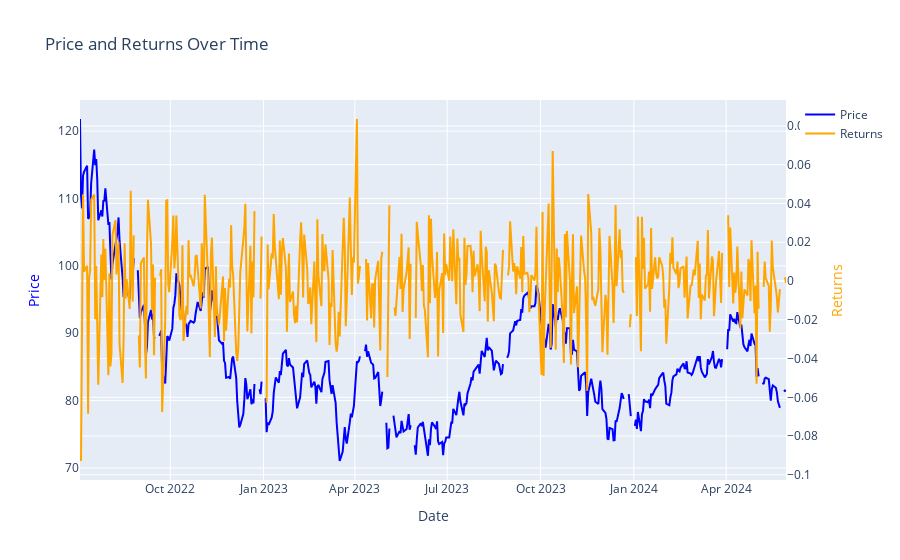

Notebook source saved alongside this figure:
### Code cell
# Get price and returns
price_df = pd.read_csv('../Data/DCOILBRENTEU.csv')
price_df['DATE'] = pd.to_datetime(price_df['DATE'])
price_df = price_df[(price_df['DATE'] > start_date) & (price_df['DATE'] < end_date)]

price_df.columns=['date', 'price']
price_df['returns'] = price_df['price'].pct_change(1, fill_method=None)
price_df.head()

# Create the figure object
fig = go.Figure()

# Add price trace on the left y-axis
fig.add_trace(go.Scatter(x=price_df['date'], y=price_df['price'], 
                         mode='lines', name='Price',
                         line=dict(color='blue')))

# Add returns trace on the right y-axis
fig.add_trace(go.Scatter(x=price_df['date'], y=price_df['returns'], 
                         mode='lines', name='Returns',
                         line=dict(color='orange'), yaxis='y2'))

# Create a secondary y-axis for returns
fig.update_layout(
    title='Price and Returns Over Time',
    xaxis=dict(title='Date'),
    yaxis=dict(title='Price', titlefont=dict(color='blue')),
    yaxis2=dict(title='Returns', titlefont=dict(color='orange'), 
                overlaying='y', side='right')
)

# Show the plot
fig.show()

### Figure 1 — Plotly figure (JSON) as saved in the notebook; plotly's stock layout.template omitted (floating-point values rounded to 4 significant figures; data arrays with more than 128 entries replaced by an {"elided": "..."} marker saying what was removed)
{"data": [{"line": {"color": "blue"}, "mode": "lines", "name": "Price", "type": "scatter", "x": {"elided": "499 str values"}, "y": {"elided": "499 float values"}}, {"line": {"color": "orange"}, "mode": "lines", "name": "Returns", "type": "scatter", "x": {"elided": "499 str values"}, "y": {"elided": "499 float values"}, "yaxis": "y2"}], "layout": {"title": {"text": "Price and Returns Over Time"}, "xaxis": {"title": {"text": "Date"}}, "yaxis": {"title": {"font": {"color": "blue"}, "text": "Price"}}, "yaxis2": {"overlaying": "y", "side": "right", "title": {"font": {"color": "orange"}, "text": "Returns"}}}}
